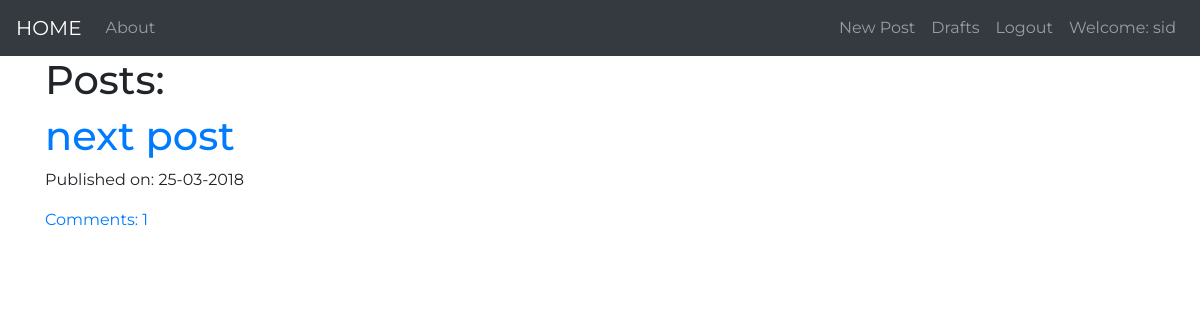
The app's page / (signed in), older data.
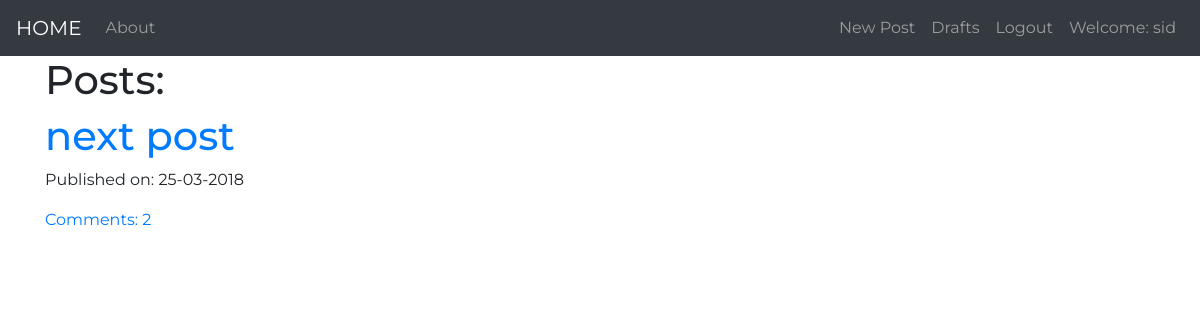
The same page, newer data.
### blog/models.py (models this page shows, shortened)
class Post(models.Model):
    author = models.ForeignKey('auth.User')
    title = models.CharField(max_length=20)
    text = models.TextField()
    create_date = models.DateTimeField(default=timezone.now)
    published_date = models.DateTimeField(blank=True,null=True)
    def approved_comments(self):
        return self.comments.filter(approved_comment=True)

### blog/views.py (the view)
# urls.py: url(r'^$',views.PostListView.as_view(),name='post_list'),
class PostListView(ListView):
    model = Post
    def get_queryset(self):
        return Post.objects.filter(published_date__lte=timezone.now()).order_by('-published_date')

### blog/templates/blog/post_list.html
{% extends "blog/base.html" %}
{% load staticfiles %}
{% block content %}
<div class=" loader centerstage" >
    <h1>Posts:</h1>
    {% for post in post_list %}
      <h1 ><a href="{% url 'post_detail' pk=post.pk %}">{{ post.title }}</a></h1>
      <p>Published on: {{post.published_date|date:'d-m-Y'}}</p>
      <a href="{% url 'post_detail' pk=post.pk %}">Comments: {{post.approved_comments.count}}</a>
    {% endfor %}
  </div>
{% endblock %}

### blog/templates/blog/base.html (shortened to what this page needs)
<!DOCTYPE html>
{% load staticfiles %}
<html lang="en" dir="ltr">
  <head>
    <link rel="stylesheet" href="https://maxcdn.bootstrapcdn.com/bootstrap/4.0.0/css/bootstrap.min.css">
    <link rel="stylesheet" href="{% static 'blog/css/myblog.css'%}">
    <link rel="stylesheet" href="https://use.fontawesome.com/releases/v5.0.8/css/solid.css">
    <link rel="stylesheet" href="https://use.fontawesome.com/releases/v5.0.8/css/fontawesome.css">
  </head>
  <body class="back" >
    <nav class="navbar navbar-expand-lg navbar-dark bg-dark ">
      <a class="navbar-brand" href="{% url 'post_list' %}">HOME</a>
      <div class="collapse navbar-collapse" id="navbarNav">
        <ul class="navbar-nav mr-auto">
          <li class="nav-item">
            <a class="nav-link" href="{% url 'about' %}">About</a>
          </li>
        </ul>
        <ul class="navbar-nav ml-auto">
          {% if user.is_authenticated %}
            <li class='nav-item'>
              <a class='nav-link' href="{% url "create"%}">New Post</a>
            </li>
            <li class='nav-item'>
              <a class='nav-link' href="{% url "drafts"%}">Drafts</a>
            </li>
            <li class='nav-item'>
              <a class='nav-link' href="{% url "logout" %}">Logout</a>
            </li>
            <li class="nav-item">
              <a class="nav-link">Welcome: {{user.username}}</a>
            </li>
          {% else %}
            <li>
              <a href="{% url "login" %}"><i class="fas fa-user"></i></a>
            </li>
          {% endif %}
        </ul>
      </div>
</nav>
<div class="container custom">
    {% block content %}
    {% endblock %}
</div>
  </body>
</html>

### blog/static/blog/css/myblog.css (style rules this page uses)
.centerstage { margin-left: auto; margin-right: auto; }
.back { font-family: 'Montserrat', sans-serif; }
.custom { width: 100%; overflow: auto; }
.loader { filter:hue-rotate(0deg); color:linear-gradient(45deg,#0f8,#08f); animation:hue 10000ms infinite linear; }

Row changes from the older to the newer data that the page shows:
changed Post "next post": approved_comments.count "1" → "2"
